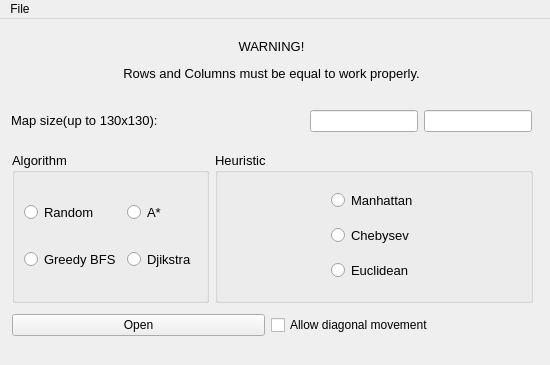
<?xml version="1.0" encoding="UTF-8"?>
<ui version="4.0">
 <class>MainWindow</class>
 <widget class="QMainWindow" name="MainWindow">
  <property name="geometry">
   <rect>
    <x>0</x>
    <y>0</y>
    <width>550</width>
    <height>365</height>
   </rect>
  </property>
  <property name="windowTitle">
   <string>MainWindow</string>
  </property>
  <widget class="QWidget" name="centralwidget">
   <widget class="QLabel" name="label">
    <property name="geometry">
     <rect>
      <x>11</x>
      <y>11</y>
      <width>521</width>
      <height>61</height>
     </rect>
    </property>
    <property name="font">
     <font>
      <pointsize>10</pointsize>
     </font>
    </property>
    <property name="autoFillBackground">
     <bool>true</bool>
    </property>
    <property name="text">
     <string>&lt;!DOCTYPE HTML PUBLIC &quot;-//W3C//DTD HTML 4.0//EN&quot; &quot;http://www.w3.org/TR/REC-html40/strict.dtd&quot;&gt;
&lt;html&gt;&lt;head&gt;&lt;meta name=&quot;qrichtext&quot; content=&quot;1&quot; /&gt;&lt;style type=&quot;text/css&quot;&gt;
p, li { white-space: pre-wrap; }
&lt;/style&gt;&lt;/head&gt;&lt;body style=&quot; font-family:'Noto Sans Medium'; font-size:11pt; font-weight:400; font-style:normal;&quot;&gt;
&lt;p align=&quot;center&quot; style=&quot; margin-top:0px; margin-bottom:0px; margin-left:0px; margin-right:0px; -qt-block-indent:0; text-indent:0px;&quot;&gt;&lt;span style=&quot; font-size:10pt;&quot;&gt;WARNING!&lt;/span&gt;&lt;/p&gt;
&lt;p align=&quot;center&quot; style=&quot; margin-top:12px; margin-bottom:12px; margin-left:0px; margin-right:0px; -qt-block-indent:0; text-indent:0px;&quot;&gt;&lt;span style=&quot; font-size:10pt;&quot;&gt;Rows and Columns must be equal to work properly.&lt;/span&gt;&lt;/p&gt;&lt;/body&gt;&lt;/html&gt;</string>
    </property>
    <property name="textFormat">
     <enum>Qt::AutoText</enum>
    </property>
    <property name="alignment">
     <set>Qt::AlignCenter</set>
    </property>
    <property name="wordWrap">
     <bool>true</bool>
    </property>
   </widget>
   <widget class="QWidget" name="layoutWidget">
    <property name="geometry">
     <rect>
      <x>12</x>
      <y>288</y>
      <width>511</width>
      <height>37</height>
     </rect>
    </property>
    <layout class="QHBoxLayout" name="horizontalLayout">
     <item>
      <widget class="QPushButton" name="pushButton">
       <property name="text">
        <string>Open</string>
       </property>
      </widget>
     </item>
     <item>
      <widget class="QCheckBox" name="DiagMovecheckBox">
       <property name="text">
        <string>Allow diagonal movement</string>
       </property>
      </widget>
     </item>
    </layout>
   </widget>
   <widget class="QWidget" name="layoutWidget">
    <property name="geometry">
     <rect>
      <x>12</x>
      <y>133</y>
      <width>521</width>
      <height>151</height>
     </rect>
    </property>
    <layout class="QHBoxLayout" name="horizontalLayout_2">
     <item>
      <widget class="QGroupBox" name="AlgorithmGroupBox">
       <property name="font">
        <font>
         <pointsize>10</pointsize>
        </font>
       </property>
       <property name="title">
        <string>Algorithm</string>
       </property>
       <property name="flat">
        <bool>false</bool>
       </property>
       <property name="checkable">
        <bool>false</bool>
       </property>
       <layout class="QGridLayout" name="gridLayout">
        <item row="0" column="2">
         <widget class="QRadioButton" name="astarRadioButton">
          <property name="text">
           <string>A*</string>
          </property>
         </widget>
        </item>
        <item row="3" column="2">
         <widget class="QRadioButton" name="djikstraRadioButton">
          <property name="text">
           <string>Djikstra</string>
          </property>
         </widget>
        </item>
        <item row="3" column="0" colspan="2">
         <widget class="QRadioButton" name="bfsRadioButton">
          <property name="text">
           <string>Greedy BFS</string>
          </property>
         </widget>
        </item>
        <item row="0" column="0">
         <widget class="QRadioButton" name="randomRadioButton">
          <property name="text">
           <string>Random</string>
          </property>
         </widget>
        </item>
       </layout>
      </widget>
     </item>
     <item>
      <widget class="QGroupBox" name="HeuristicGroupBox">
       <property name="font">
        <font>
         <pointsize>10</pointsize>
        </font>
       </property>
       <property name="title">
        <string>Heuristic</string>
       </property>
       <layout class="QGridLayout" name="gridLayout_3">
        <item row="0" column="1">
         <widget class="QRadioButton" name="manhattanRadioButton">
          <property name="text">
           <string>Manhattan</string>
          </property>
         </widget>
        </item>
        <item row="1" column="0">
         <spacer name="horizontalSpacer">
          <property name="orientation">
           <enum>Qt::Horizontal</enum>
          </property>
          <property name="sizeHint" stdset="0">
           <size>
            <width>40</width>
            <height>20</height>
           </size>
          </property>
         </spacer>
        </item>
        <item row="1" column="1">
         <widget class="QRadioButton" name="chebysevRadioButton">
          <property name="text">
           <string>Chebysev</string>
          </property>
         </widget>
        </item>
        <item row="2" column="1">
         <widget class="QRadioButton" name="euclideanRadioButton">
          <property name="text">
           <string>Euclidean</string>
          </property>
         </widget>
        </item>
        <item row="1" column="2">
         <spacer name="horizontalSpacer_2">
          <property name="orientation">
           <enum>Qt::Horizontal</enum>
          </property>
          <property name="sizeHint" stdset="0">
           <size>
            <width>40</width>
            <height>20</height>
           </size>
          </property>
         </spacer>
        </item>
       </layout>
      </widget>
     </item>
    </layout>
   </widget>
   <widget class="QWidget" name="layoutWidget">
    <property name="geometry">
     <rect>
      <x>11</x>
      <y>78</y>
      <width>521</width>
      <height>49</height>
     </rect>
    </property>
    <layout class="QGridLayout" name="gridLayout_2">
     <item row="0" column="2">
      <spacer name="horizontalSpacer_4">
       <property name="orientation">
        <enum>Qt::Horizontal</enum>
       </property>
       <property name="sizeHint" stdset="0">
        <size>
         <width>40</width>
         <height>20</height>
        </size>
       </property>
      </spacer>
     </item>
     <item row="0" column="0">
      <widget class="QLabel" name="label_2">
       <property name="font">
        <font>
         <pointsize>10</pointsize>
        </font>
       </property>
       <property name="autoFillBackground">
        <bool>true</bool>
       </property>
       <property name="text">
        <string>&lt;html&gt;&lt;head/&gt;&lt;body&gt;&lt;p&gt;&lt;span style=&quot; font-size:10pt;&quot;&gt;Map size(up to 130x130):&lt;/span&gt;&lt;/p&gt;&lt;/body&gt;&lt;/html&gt;</string>
       </property>
       <property name="textFormat">
        <enum>Qt::RichText</enum>
       </property>
       <property name="wordWrap">
        <bool>false</bool>
       </property>
      </widget>
     </item>
     <item row="0" column="1">
      <spacer name="horizontalSpacer_3">
       <property name="orientation">
        <enum>Qt::Horizontal</enum>
       </property>
       <property name="sizeHint" stdset="0">
        <size>
         <width>40</width>
         <height>20</height>
        </size>
       </property>
      </spacer>
     </item>
     <item row="0" column="3">
      <widget class="QLineEdit" name="rowsLineEdit"/>
     </item>
     <item row="0" column="4">
      <widget class="QLineEdit" name="columnsLineEdit"/>
     </item>
    </layout>
   </widget>
  </widget>
  <widget class="QMenuBar" name="menubar">
   <property name="geometry">
    <rect>
     <x>0</x>
     <y>0</y>
     <width>550</width>
     <height>31</height>
    </rect>
   </property>
   <widget class="QMenu" name="menuFile">
    <property name="enabled">
     <bool>true</bool>
    </property>
    <property name="title">
     <string>File</string>
    </property>
    <addaction name="actionOpen"/>
   </widget>
   <addaction name="menuFile"/>
  </widget>
  <action name="actionOpen">
   <property name="text">
    <string>Open</string>
   </property>
  </action>
 </widget>
 <resources/>
 <connections/>
</ui>
